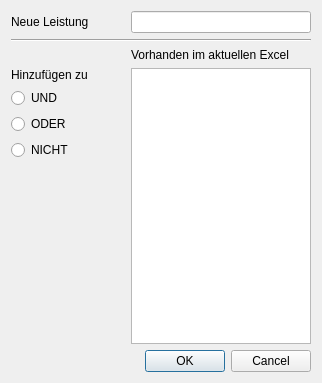
<?xml version="1.0" encoding="UTF-8"?>
<ui version="4.0">
 <class>Dialog</class>
 <widget class="QDialog" name="Dialog">
  <property name="geometry">
   <rect>
    <x>0</x>
    <y>0</y>
    <width>322</width>
    <height>383</height>
   </rect>
  </property>
  <property name="windowTitle">
   <string>Dialog</string>
  </property>
  <layout class="QVBoxLayout" name="verticalLayout">
   <item>
    <layout class="QGridLayout" name="gridLayout">
     <item row="0" column="1">
      <spacer name="horizontalSpacer">
       <property name="orientation">
        <enum>Qt::Horizontal</enum>
       </property>
       <property name="sizeType">
        <enum>QSizePolicy::Fixed</enum>
       </property>
       <property name="sizeHint" stdset="0">
        <size>
         <width>30</width>
         <height>20</height>
        </size>
       </property>
      </spacer>
     </item>
     <item row="3" column="2">
      <widget class="QLabel" name="label_2">
       <property name="text">
        <string>Vorhanden im aktuellen Excel</string>
       </property>
      </widget>
     </item>
     <item row="0" column="2">
      <widget class="QLineEdit" name="NeueLeistung"/>
     </item>
     <item row="1" column="0" rowspan="2" colspan="3">
      <widget class="Line" name="line">
       <property name="orientation">
        <enum>Qt::Horizontal</enum>
       </property>
      </widget>
     </item>
     <item row="0" column="0">
      <widget class="QLabel" name="label">
       <property name="text">
        <string>Neue Leistung</string>
       </property>
      </widget>
     </item>
     <item row="4" column="0">
      <layout class="QVBoxLayout" name="verticalLayout_2">
       <item>
        <widget class="QLabel" name="label_3">
         <property name="text">
          <string>Hinzufügen zu</string>
         </property>
        </widget>
       </item>
       <item>
        <widget class="QRadioButton" name="radioButton_UND">
         <property name="text">
          <string>UND</string>
         </property>
        </widget>
       </item>
       <item>
        <widget class="QRadioButton" name="radioButton_ODER">
         <property name="text">
          <string>ODER</string>
         </property>
        </widget>
       </item>
       <item>
        <widget class="QRadioButton" name="radioButton_NICHT">
         <property name="text">
          <string>NICHT</string>
         </property>
        </widget>
       </item>
       <item>
        <spacer name="verticalSpacer">
         <property name="orientation">
          <enum>Qt::Vertical</enum>
         </property>
         <property name="sizeHint" stdset="0">
          <size>
           <width>20</width>
           <height>40</height>
          </size>
         </property>
        </spacer>
       </item>
      </layout>
     </item>
     <item row="4" column="2">
      <widget class="QListView" name="listView_Vorschlaege">
       <property name="editTriggers">
        <set>QAbstractItemView::NoEditTriggers</set>
       </property>
       <property name="showDropIndicator" stdset="0">
        <bool>false</bool>
       </property>
       <property name="selectionMode">
        <enum>QAbstractItemView::ExtendedSelection</enum>
       </property>
      </widget>
     </item>
    </layout>
   </item>
   <item>
    <widget class="QDialogButtonBox" name="buttonBox">
     <property name="orientation">
      <enum>Qt::Horizontal</enum>
     </property>
     <property name="standardButtons">
      <set>QDialogButtonBox::Cancel|QDialogButtonBox::Ok</set>
     </property>
    </widget>
   </item>
  </layout>
 </widget>
 <resources/>
 <connections>
  <connection>
   <sender>buttonBox</sender>
   <signal>accepted()</signal>
   <receiver>Dialog</receiver>
   <slot>accept()</slot>
   <hints>
    <hint type="sourcelabel">
     <x>248</x>
     <y>254</y>
    </hint>
    <hint type="destinationlabel">
     <x>157</x>
     <y>274</y>
    </hint>
   </hints>
  </connection>
  <connection>
   <sender>buttonBox</sender>
   <signal>rejected()</signal>
   <receiver>Dialog</receiver>
   <slot>reject()</slot>
   <hints>
    <hint type="sourcelabel">
     <x>316</x>
     <y>260</y>
    </hint>
    <hint type="destinationlabel">
     <x>286</x>
     <y>274</y>
    </hint>
   </hints>
  </connection>
 </connections>
</ui>
